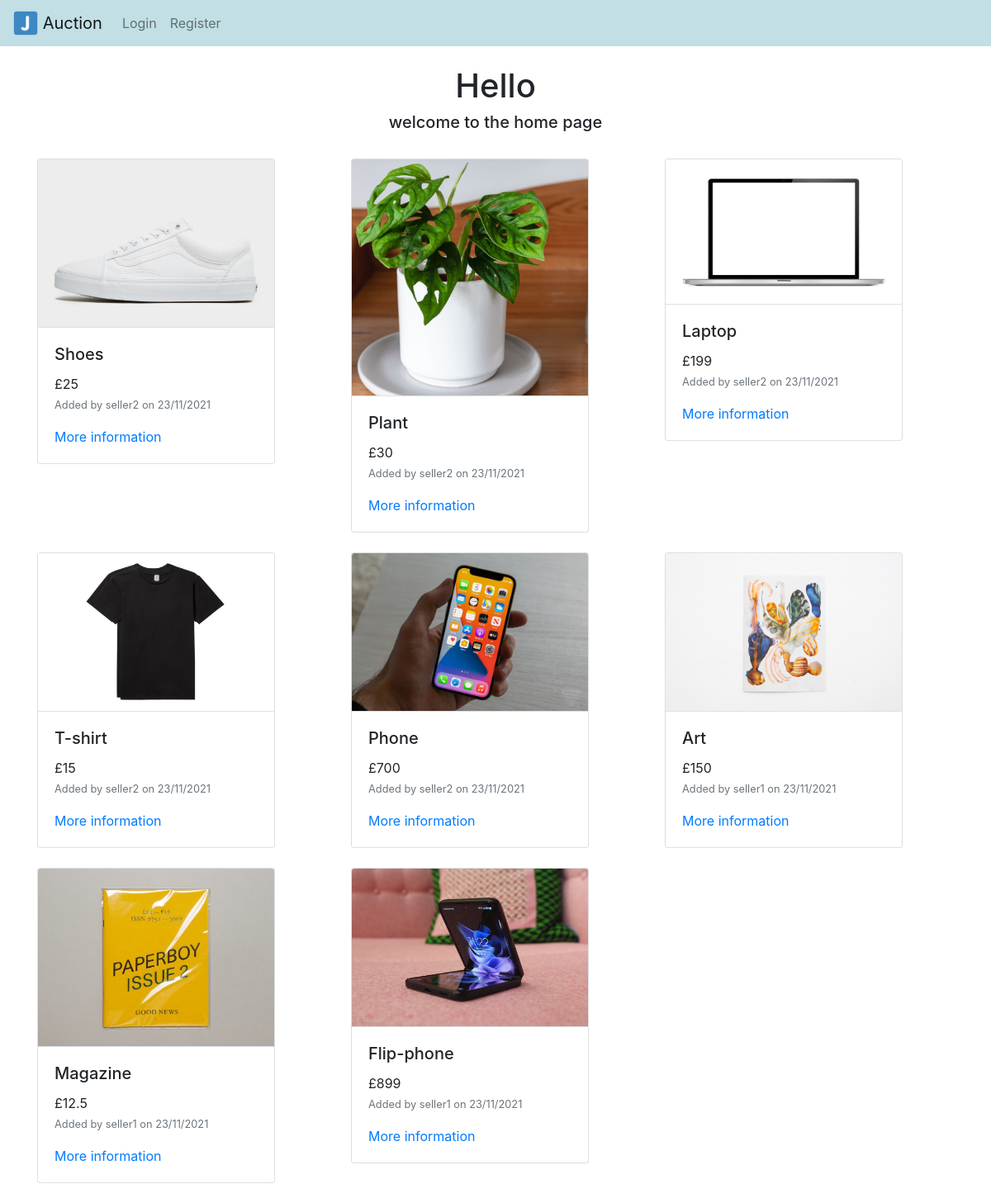
Before: / with the older database file.
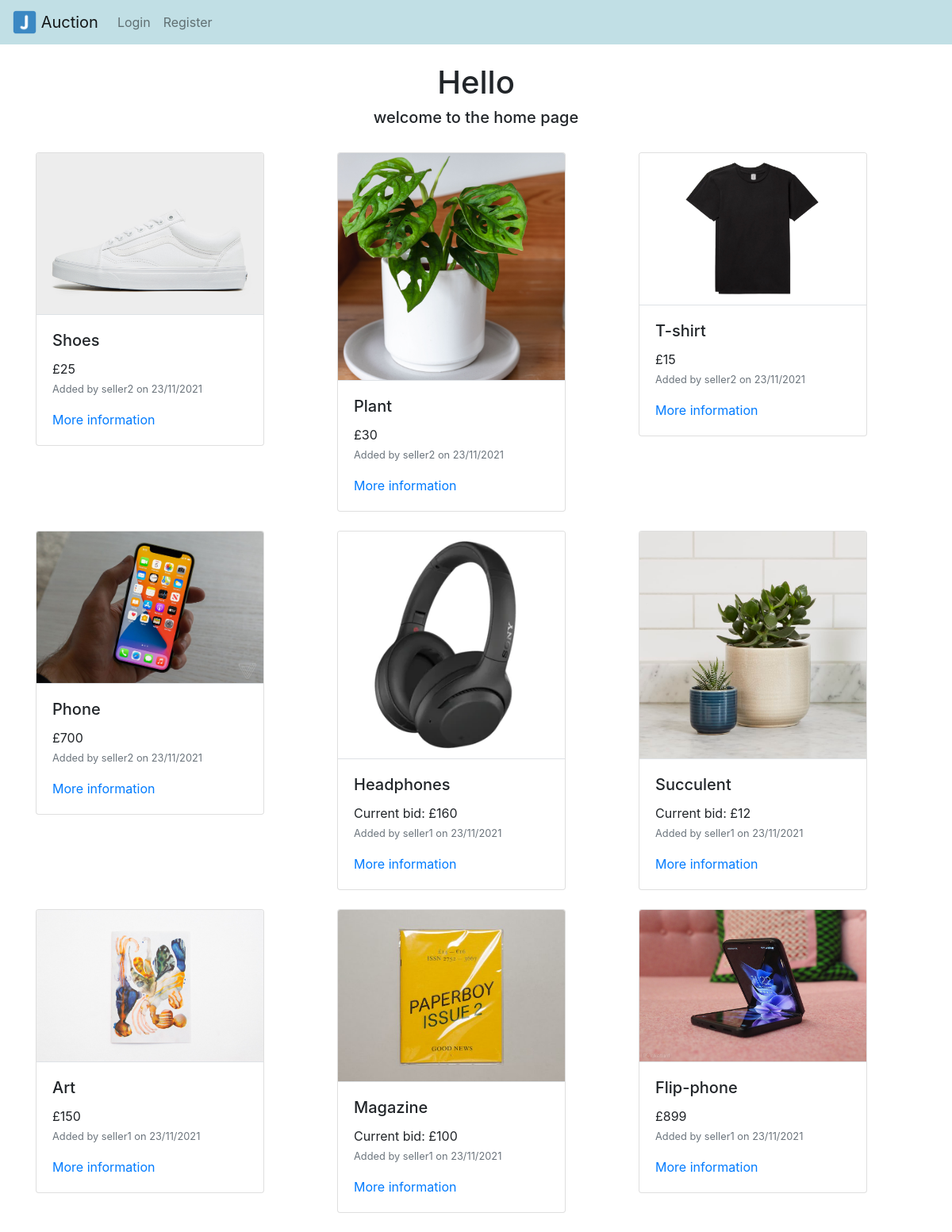
After: the same page with the newer database file.
### auction/database_models.py (models this page shows)
class Item(db.Model): # class that stores info about each item on the system
    item_id = db.Column(db.Integer, primary_key=True) # primary key id number
    item_name = db.Column(db.String(150))
    description = db.Column(db.String(500))
    price = db.Column(db.Integer)
    current_bid = db.Column(db.Integer, default=0)
    item_image = db.Column(db.Text())
    date = db.Column(db.DateTime, server_default=func.now()) # defaults the datetime to now
    auction_end = db.Column(db.DateTime)
    sold = db.Column(db.Boolean(), default=False)
    sold_to = db.Column(db.Integer, default=0)
    user_id = db.Column(db.Integer, db.ForeignKey('user.id')) # must pass a valid id of an existing user to this object, 1 to many

class User(db.Model, UserMixin): # creates each user in the database
    id = db.Column(db.Integer, primary_key=True) # primary key id number
    email = db.Column(db.String(150)) # max email length 150 characters
    phone = db.Column(db.Integer)
    password = db.Column(db.String(150))
    username = db.Column(db.String(150))
    items = db.relationship('Item') # a list of all the items a user owns

### auction/routes.py (the view)
@routes.route("/", methods=['GET', 'POST'])
def home_page():
    items = Item.query.all() # gets all rows of items
    users = User.query.all() # gets all rows of items
    dt = datetime.now()
    return render_template("home_page.html", items=items, user=current_user, users=users, dt=dt) # sends items to the html and keeps track of login status

### auction/templates/home_page.html
{% extends "base.html"%}
{% block body %}
<h1 align="center">Hello {{user.username}}</h1>
<h5 align="center">welcome to the home page</h5>
<br/>
<div class="row">
  {% for item in items %}
    {% if item.sold == False %}
    {% if dt < item.auction_end %}
      <div class="col-12 col-md-6 col-lg-4 mb-4">
        <div class="card" style="width: 18rem;">
          <img class="card-img-top border-bottom" src="/static/images/{{item.item_id}}.jpg">
          <div class="card-body">
            <h5 class="card-title">{{item.item_name}}</h5>
            {% if item.current_bid == 0 %}
              <main class="card-text">£{{item.price}}</main>
            {% else%}
              <main class="card-text">Current bid: £{{item.current_bid}}</main>
            {% endif %}
            {% for user in users %}
              {% if user.id == item.user_id%}
                <p><small class="card-text text-muted">Added by {{user.username}} on {{item.date.strftime("%d/%m/%Y")}}</small></p>
              {% endif %}
            {% endfor %}
            <a href="{{ url_for('routes.item_info', item_id=item.item_id) }}">More information</a>
          </div>
        </div>
      </div>
    {% endif %}
    {% endif %}
  {% endfor %}
</div>
{% endblock %}

Changed rows visible on the page:
no longer on this page (row edited): Item: shows a picture, item_name "Laptop", price "199", date "23/11/2021", User (username "seller2")
now on this page (row edited): Item: shows a picture, item_name "Headphones", current_bid "160", date "23/11/2021", User (username "seller1")
now on this page (row edited): Item: shows a picture, item_name "Succulent", current_bid "12", date "23/11/2021", User (username "seller1")
changed Item "Magazine": current_bid (not shown) → "100"; price "12.5" → (not shown); current_bid "£" → "Current bid: £"
